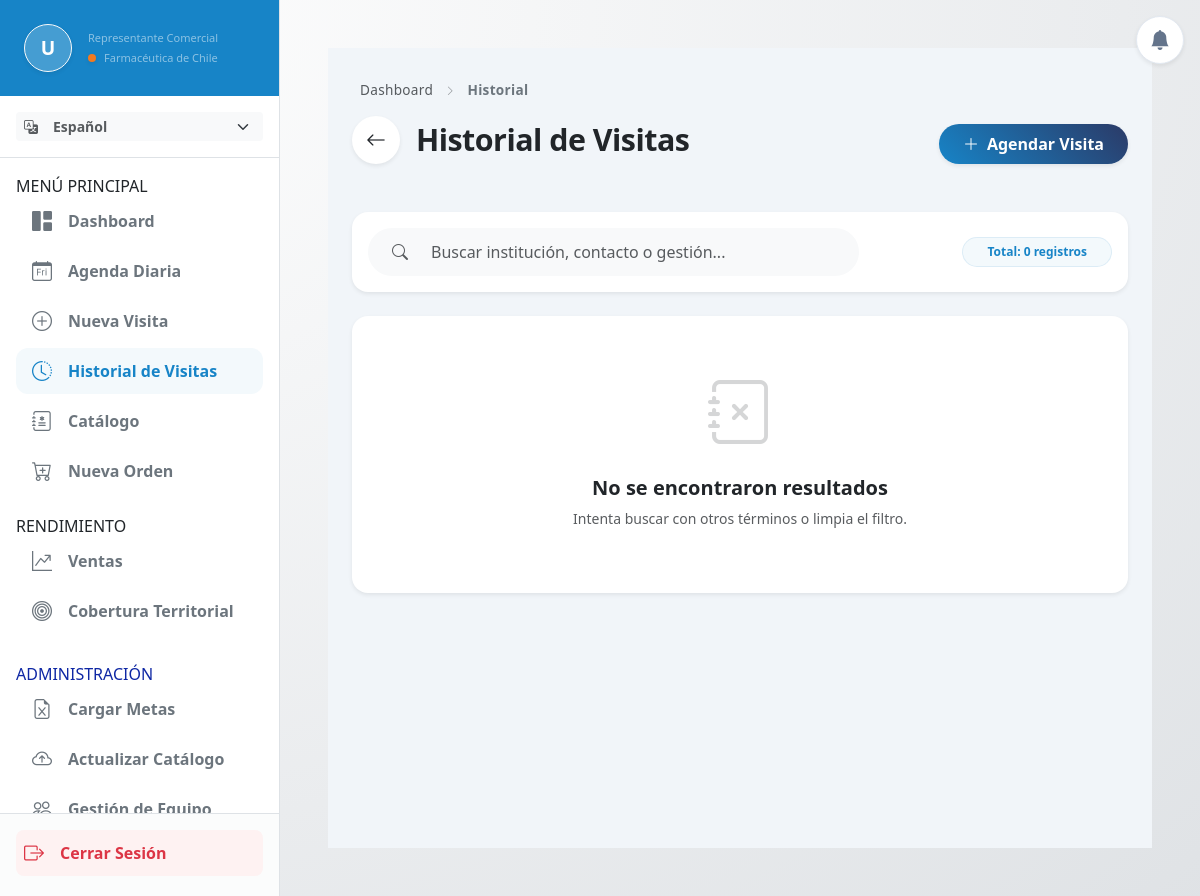
Before: /visitas/historial/ (signed in) with the older database file.
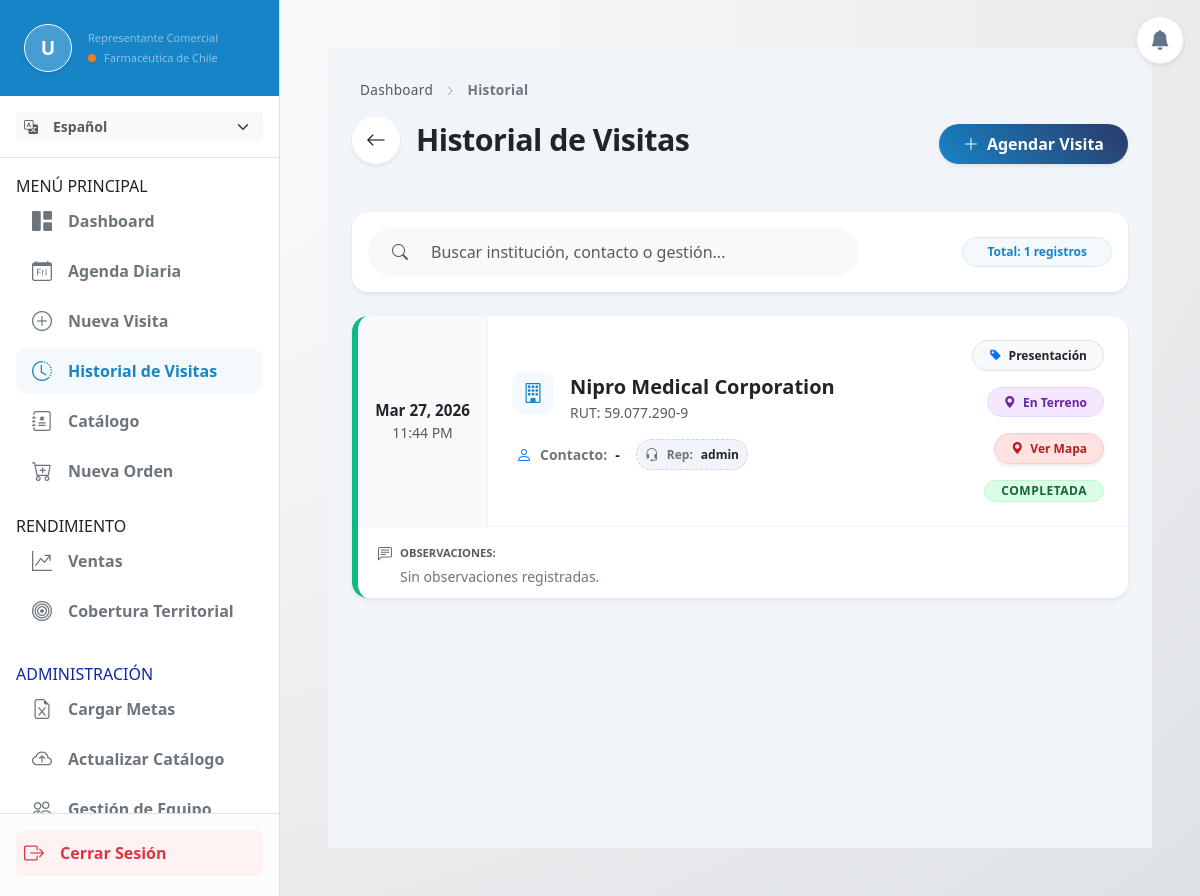
After: the same page with the newer database file.
### apps/visitas/models.py (models this page shows, shortened)
class RegistroVisita(models.Model):
    representante = models.ForeignKey(settings.AUTH_USER_MODEL, on_delete=models.CASCADE, related_name='registros_visitas')
    institucion = models.ForeignKey(Institucion, on_delete=models.CASCADE, related_name='registros_visitas')
    contacto = models.ForeignKey(Contacto, on_delete=models.SET_NULL, null=True, blank=True, related_name='registros_visitas')
    fecha_hora = models.DateTimeField(auto_now_add=True, verbose_name="Fecha y Hora Realizada")
    productos = models.ManyToManyField(Producto, blank=True, related_name='registros_visitas')
    notas = models.TextField(blank=True, null=True)
    tipo_gestion = models.CharField(max_length=50, blank=True, null=True, verbose_name="Tipo de Gestión")
    latitud = models.CharField(max_length=50, null=True, blank=True)
    longitud = models.CharField(max_length=50, null=True, blank=True)
    class Meta:
        verbose_name = "Registro de Visita"
        verbose_name_plural = "Registros de Visitas"

### apps/clientes/models.py (models this page shows, shortened)
class Institucion(models.Model):
    TIPO_OPCIONES = (
        ('Hospital', 'Hospital'),
        ('Clinica', 'Clínica'),
        ('Farmacia', 'Farmacia'),
        ('Centro Medico', 'Centro Médico'),
        ('Otro', 'Otro'),
    )
    nombre = models.CharField(max_length=200)
    razon_social = models.CharField(max_length=255, blank=True, null=True)
    rut = models.CharField(max_length=20, blank=True, null=True)
    comuna = models.CharField(max_length=100, blank=True, null=True)
    direccion = models.CharField(max_length=255, blank=True, null=True)
    tipo = models.CharField(max_length=50, choices=TIPO_OPCIONES, default='Hospital')
    representante = models.ForeignKey(
        settings.AUTH_USER_MODEL,
        on_delete=models.SET_NULL,
        null=True,
        blank=True,
        related_name='instituciones_asignadas'
    )

### apps/usuarios/models.py (models this page shows, shortened)
class UsuarioPersonalizado(AbstractUser):
    rol = models.CharField(max_length=50, default='Representante Comercial')
    empresa = models.CharField(max_length=100, default='Farmacéutica de Chile')
    foto_perfil = models.ImageField(upload_to='perfiles/', null=True, blank=True)
    jefe = models.ForeignKey(
        'self',
        on_delete=models.SET_NULL,
        null=True,
        blank=True,
        related_name='equipo',
        help_text="Selecciona al Gerente o Jefe directo de este vendedor."
    )
    @property
    def es_gerente(self):
        roles_jefatura = ['Administrador', 'Gerente', 'Jefe de Ventas']
        return any(palabra in self.rol for palabra in roles_jefatura) or self.is_staff or self.is_superuser

### apps/visitas/views.py (the view, shortened to what this page needs)
# urls.py: path('historial/', views.historial_view, name='historial'),
@login_required(login_url='usuarios:login')
def historial_view(request):
    query = request.GET.get('q', '')
    if request.user.is_superuser:
        vendedores_permitidos = UsuarioPersonalizado.objects.all()
    elif getattr(request.user, 'es_gerente', False) or request.user.groups.filter(name='Gerente').exists():
        vendedores_permitidos = UsuarioPersonalizado.objects.filter(Q(id=request.user.id) | Q(jefe=request.user))
    else:
        vendedores_permitidos = UsuarioPersonalizado.objects.filter(id=request.user.id)
    agendas = Visita.objects.filter(representante__in=vendedores_permitidos).select_related('institucion', 'contacto', 'representante')
    registros = RegistroVisita.objects.filter(representante__in=vendedores_permitidos).select_related('institucion', 'contacto', 'representante')
    lista_agendas = list(agendas)
    for a in lista_agendas:
        a.tipo_origen = 'Agendada'
    lista_registros = list(registros)
    for r in lista_registros:
        r.tipo_origen = 'Directa'
        r.estado = 'Completada'
    historial_completo = sorted(
        chain(lista_agendas, lista_registros),
        key=attrgetter('fecha_hora'),
        reverse=True
    )
    paginator = Paginator(historial_completo, 10)
    page_number = request.GET.get('page')
    page_obj = paginator.get_page(page_number)
    context = {
        'page_obj': page_obj,
        'query': query,
        'total_registros': len(historial_completo), # Total de ambas listas combinadas
    }
    return render(request, 'visitas/historial.html', context)

### apps/visitas/templates/visitas/historial.html (shortened to what the changed rows need)
{% extends 'base.html' %}
{% load static %}
{% load i18n %}
{% block content %}
<div class="container-fluid px-xl-4 py-4 min-vh-100" style="background-color: #f1f5f9;">
    <div class="d-flex flex-column flex-md-row justify-content-between align-items-md-end mb-5 gap-4 pt-2">
    <div class="d-flex flex-column">
        <div class="d-flex align-items-center gap-3">
            <h1 class="fw-bolder mb-0 text-dark" style="letter-spacing: -0.5px; font-size: 1.9rem; line-height: 1.2;">
                {% translate "Historial de Visitas" %}
            </h1>
        </div>
    </div>
</div>
    <div class="card mb-4 border-0 shadow-sm rounded-4 bg-white p-3">
        <form method="GET" action="" class="row g-3 align-items-center justify-content-between">
            <div class="col-12 col-md-auto ms-auto">
                <div class="badge rounded-pill px-4 py-2 fw-bold" style="background-color: var(--brand-light); color: var(--brand-blue); border: 1px solid rgba(23, 132, 199, 0.1);">
                    {% translate "Total" %}: {{ total_registros }} {% translate "registros" %}
                </div>
            </div>
        </form>
    </div>
    <div id="listaVisitas" class="d-flex flex-column gap-3">
        {% for visita in page_obj %}
        <div class="card item-visita bg-white shadow-sm overflow-hidden"
             style="border-left: 6px solid {% if visita.estado == 'Realizada' or visita.estado == 'Completada' %}#10B981{% elif visita.estado == 'Pendiente' %}#F59E0B{% elif visita.estado == 'Cancelada' %}#EF4444{% else %}#64748B{% endif %} !important;">
            <div class="d-flex flex-column flex-md-row">
                <div class="meta-data text-center">
                    <div class="fw-bold text-dark" style="font-size: 0.95rem;">{{ visita.fecha_hora|date:"M j, Y" }}</div>
                    <div class="text-muted small">{{ visita.fecha_hora|date:"h:i A" }}</div>
                </div>
                <div class="card-body p-4 flex-grow-1">
                    <div class="row align-items-center g-3">
                        <div class="col-12 col-lg-7">
                            <div class="d-flex align-items-start gap-3 mb-3">
                                <div class="icon-box-farma"><i class="bi bi-building fs-5"></i></div>
                                <div>
                                    <div class="fw-bold text-dark fs-5 mb-0">{{ visita.institucion.nombre|title }}</div>
                                    <div class="text-muted small">RUT: {{ visita.institucion.rut }}</div>
                                </div>
                            </div>
                            <div class="d-flex flex-wrap align-items-center gap-3 ps-1 mt-2">
                                <div class="d-flex align-items-center gap-2">
                                    <i class="bi bi-person text-primary"></i>
                                    <span class="fw-semibold text-secondary small">{% translate "Contacto" %}:</span>
                                    <span class="text-dark small fw-bold">{{ visita.contacto.nombre|title|default:"-" }}</span>
                                </div>
                                {% if request.user.is_superuser or request.user.es_gerente %}
                                <div class="d-flex align-items-center gap-2 px-2 py-1 rounded-pill" style="background-color: #f1f5f9; border: 1px dashed #cbd5e1;">
                                    <i class="bi bi-headset text-secondary small"></i>
                                    <span class="fw-semibold text-secondary small" style="font-size: 0.75rem;">{% translate "Rep" %}:</span>
                                    <span class="text-dark fw-bold" style="font-size: 0.75rem;">{{ visita.representante.get_full_name|default:visita.representante.username }}</span>
                                </div>
                                {% endif %}
                            </div>
                        </div>
                        <div class="col-12 col-lg-5 text-lg-end d-flex flex-wrap justify-content-lg-end align-items-center gap-3">
                            <span class="badge rounded-pill bg-light text-dark border px-3 py-2 fw-bold" style="font-size: 0.75rem;">
                                <i class="bi bi-tag-fill me-1 text-primary"></i>
                                {% translate visita.tipo_gestion|default:"No especificado" %}
                            </span>
                            {% if visita.tipo_origen == 'Agendada' %}
                                <span class="badge rounded-pill px-3 py-2 fw-bold" style="background-color: #e0f2fe; color: #0369a1; border: 1px solid #bae6fd; font-size: 0.75rem;">
                                    <i class="bi bi-calendar-check me-1"></i> {% translate "Agendada" %}
                                </span>
                            {% else %}
                                <span class="badge rounded-pill px-3 py-2 fw-bold" style="background-color: #f3e8ff; color: #6b21a8; border: 1px solid #e9d5ff; font-size: 0.75rem;">
                                    <i class="bi bi-geo-alt-fill me-1"></i> {% translate "En Terreno" %}
                                </span>
                            {% endif %}
                            {% if request.user.is_superuser or request.user.es_gerente %}
                                {% if visita.tipo_origen == 'Directa' and visita.latitud and visita.longitud %}
                                    <a href="https://www.google.com/maps/search/?api=1&query={{ visita.latitud }},{{ visita.longitud }}" target="_blank" class="badge rounded-pill px-3 py-2 fw-bold text-decoration-none shadow-sm transition-hover" style="background-color: #fee2e2; color: #b91c1c; border: 1px solid #fecaca; font-size: 0.75rem;">
                                        <i class="bi bi-geo-alt-fill me-1"></i> {% translate "Ver Mapa" %}
                                    </a>
                                {% endif %}
                            {% endif %}
                            <div class="d-flex flex-column align-items-center align-items-lg-end">
                                {% if visita.estado == 'Realizada' or visita.estado == 'Completada' %}
                                    <span class="badge rounded-pill px-3 py-1 badge-custom" style="background-color: #dcfce7; color: #166534; border: 1px solid #bbf7d0;">{% translate "Completada" %}</span>
                                {% elif visita.estado == 'Pendiente' %}
                                    <span class="badge rounded-pill px-3 py-1 badge-custom" style="background-color: #fef3c7; color: #92400e; border: 1px solid #fde68a;">{% translate "Pendiente" %}</span>
                                {% else %}
                                    <span class="badge rounded-pill px-3 py-1 badge-custom bg-secondary bg-opacity-10 text-secondary border">{% translate visita.estado %}</span>
                                {% endif %}
                            </div>
                        </div>
                    </div>
                </div>
            </div>
            <div class="observaciones-box">
                <div class="d-flex align-items-start gap-2">
                    <i class="bi bi-chat-left-text text-muted small mt-1"></i>
                    <div>
                        <span class="small fw-bold text-muted text-uppercase" style="font-size: 0.7rem;">{% translate "Observaciones" %}:</span>
                        <p class="mb-0 small text-secondary mt-1" style="line-height: 1.4;">
                            {{ visita.notas|default:"Sin observaciones registradas." }}
                        </p>
                    </div>
                </div>
            </div>
        </div>
        {% empty %}
        <div class="card border-0 rounded-4 bg-white p-5 text-center shadow-sm">
            <i class="bi bi-journal-x text-muted opacity-25" style="font-size: 4rem;"></i>
            <h5 class="fw-bold text-dark mt-3">{% translate "No se encontraron resultados" %}</h5>
            <p class="text-muted small">{% translate "Intenta buscar con otros términos o limpia el filtro." %}</p>
        </div>
        {% endfor %}
    </div>
</div>
{% endblock %}

Changed rows visible on the page:
added RegistroVisita: fecha_hora "Mar 27, 2026", fecha_hora "11:44 PM", institucion.nombre "Nipro Medical Corporation", institucion.rut "59.077.290-9", contacto.nombre "-", representante.get_full_name "admin", notas "Sin observaciones registradas."
Other visible differences:
{{ total_registros }}: "0" → "1"
text no longer shown: "No se encontraron resultados Intenta buscar con otros términos o limpia el filtro."
